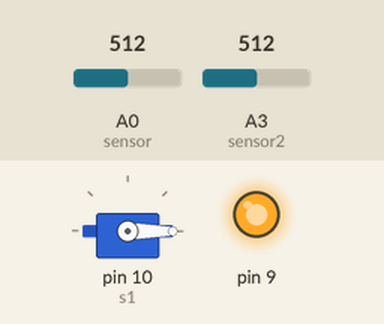
Simulated run of this sketch. Board: Arduino Uno, built with avr-gcc and run on an emulated ATmega328P. Parts: servo, output pins drawn as LEDs (lit = HIGH). Dashed ring = blinking. The inputs (shaded band) are chosen by the test bench; at power-on: A0 (sensor) = 512, A3 (sensor2) = 512. What the sketch prints to the serial monitor is not drawn.

Above: at 2.9 s.
3.0 s: A0 (sensor) set to 804
6.5 s: A0 (sensor) set to 828
At 10.3 s:
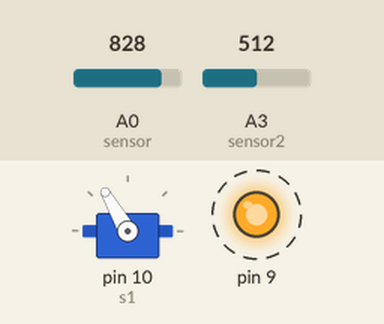
12.7 s: A3 (sensor2) set to 900
At 16.4 s:
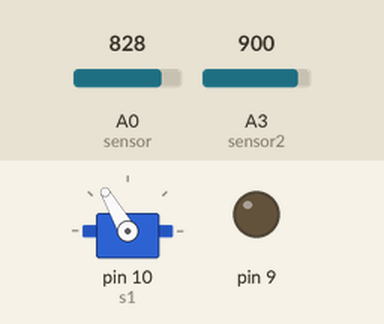
18.9 s: A3 (sensor2) set to 827
22.4 s: A3 (sensor2) set to 801
At 26.1 s:
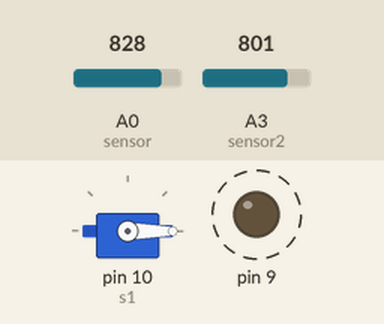
28.6 s: A3 (sensor2) set to 1023
At 31.3 s:
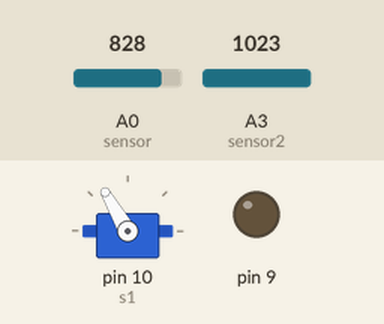
Timing chart, 0 to 35.8 s (numbered marks = the images above; inputs shaded):
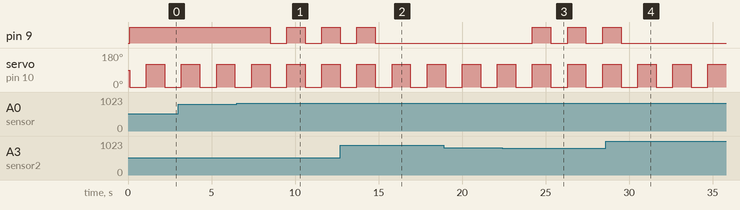

The sketch:

SENSOR_HUMEDAD_SUELO.ino
```cpp
#include <Servo.h>
Servo s1;
#define sensor A0
#define sensor2 A3
#define RELAY_ON 0
#define RELAY_OFF 1


void setup(){
  pinMode(sensor, INPUT);
  s1.attach (10);
   pinMode(9,OUTPUT);
  Serial.begin(9600);
}

void loop(){

  //Se hace la lectura analoga del pin A0 (sensor) y se pasa por la funcion
  //map() para ajustar los valores leidos a los porcentajes que queremos utilizar
  int valorHumedad = map(analogRead(sensor), 0, 1023, 100, 0);
    int valorHumedad2 = map(analogRead(sensor2), 0, 1023, 100, 0);

  Serial.print("Humedad: ");
  Serial.print(valorHumedad);
  Serial.print("%");
    Serial.print("  ");
  Serial.print("Humedad2: ");
  Serial.print(valorHumedad2);
  Serial.println("%");

  delay(100);

s1.write (0);

if (valorHumedad <= 20){
  Serial.print ("ALERTA");
    digitalWrite(9, RELAY_ON);
    delay(1000);

}else {
  Serial.print( "ESTADO NORMAL");
      digitalWrite(9, RELAY_OFF);
    delay(1000);
}
s1.write (120);

if (valorHumedad2 <= 20){
  Serial.print ("   ALERTA2  ");
    digitalWrite(9, RELAY_ON);
    delay(1000);
}else {
  Serial.print( "   ESTADO NORMAL2 ");
    digitalWrite(9, RELAY_OFF);
    delay(1000);
}


}
```

Measured:
- the behaviour switches between 818 and 819 on A0 (sensor) (found by bisection; images 0 and 1)
- the behaviour switches between 819 and 818 on A3 (sensor2) (found by bisection; images 2 and 3)
- after the input at 6.5 s, pin 9: alternates HIGH for 1.1 s and LOW for 1.0 s, starting after 2.0 s
- after the input at 12.7 s, pin 9: goes on until 14.8 s, then stays LOW
- after the input at 22.4 s, pin 9: alternates HIGH for 1.1 s and LOW for 1.0 s, starting after 1.8 s
- after the input at 28.6 s, pin 9: goes on until 29.5 s, then stays LOW
- by itself, servo on pin 10 (s1): alternates 120° for 1.1 s and 0° for 1.0 s
